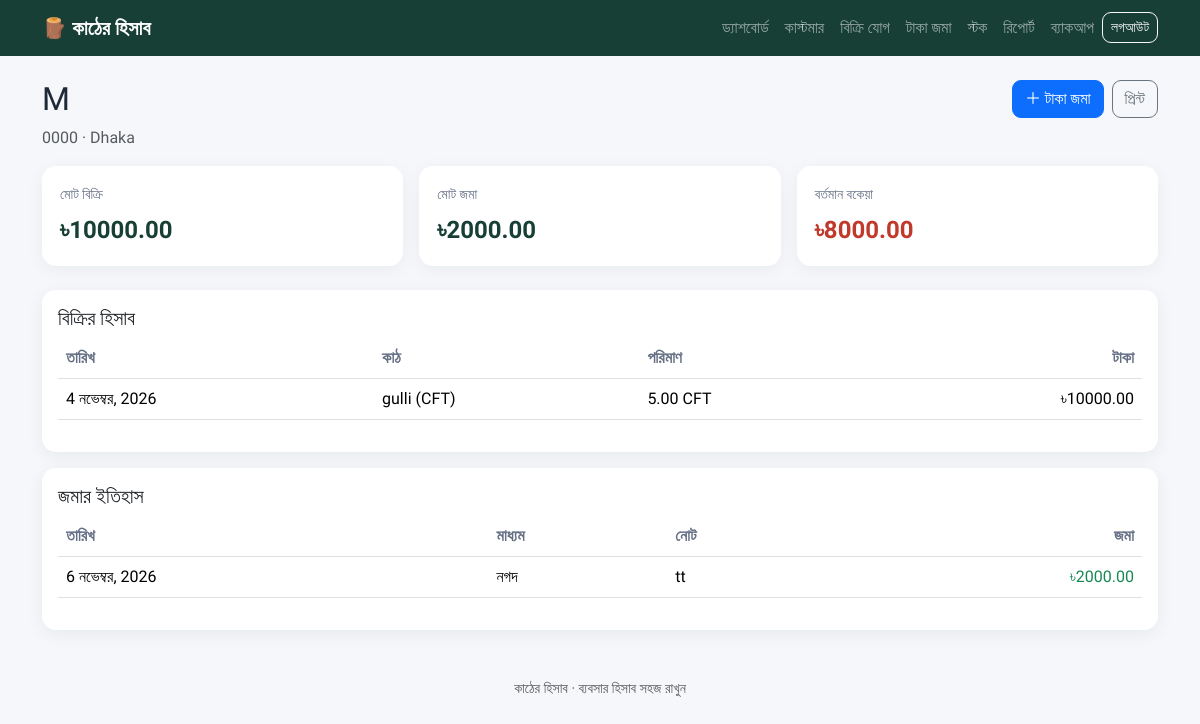
Screenshot of /customers/1/ (signed in) with the database file from the repository.
### accounts/models.py (models this page shows, shortened)
class Customer(models.Model):
    name = models.CharField("নাম", max_length=150)
    phone = models.CharField("মোবাইল", max_length=30, blank=True)
    address = models.TextField("ঠিকানা", blank=True)
    notes = models.TextField("নোট", blank=True)
    created_at = models.DateTimeField(auto_now_add=True)
    class Meta:
        ordering = ["name"]
        verbose_name = "কাস্টমার"
        verbose_name_plural = "কাস্টমার"
    @property
    def total_sales(self):
        return self.sales.aggregate(v=Sum("total_amount"))["v"] or Decimal("0.00")
    @property
    def total_paid(self):
        return self.payments.aggregate(v=Sum("amount"))["v"] or Decimal("0.00")
    @property
    def due(self):
        return self.total_sales - self.total_paid

class Sale(models.Model):
    customer = models.ForeignKey(Customer, on_delete=models.PROTECT, related_name="sales", verbose_name="কাস্টমার")
    wood_type = models.ForeignKey(WoodType, on_delete=models.PROTECT, null=True, blank=True, related_name="sales", verbose_name="কাঠের ধরন")
    quantity = models.DecimalField("পরিমাণ", max_digits=12, decimal_places=2, default=0, validators=[MinValueValidator(0)])
    unit = models.CharField("একক", max_length=20, blank=True)
    total_amount = models.DecimalField("মোট টাকা", max_digits=12, decimal_places=2, validators=[MinValueValidator(Decimal("0.01"))])
    details = models.TextField("বিবরণ", blank=True)
    date = models.DateField("তারিখ", default=timezone.localdate)
    created_at = models.DateTimeField(auto_now_add=True)
    class Meta:
        ordering = ["-date", "-id"]
        verbose_name = "বিক্রি"
        verbose_name_plural = "বিক্রি"

class WoodType(models.Model):
    name = models.CharField("কাঠের নাম/ধরন", max_length=120, unique=True)
    unit = models.CharField("একক (CFT/পিস/টন)", max_length=20, default="CFT")
    quantity = models.DecimalField("বর্তমান মজুত", max_digits=12, decimal_places=2, default=0, validators=[MinValueValidator(0)])
    purchase_rate = models.DecimalField("গড় ক্রয়দর", max_digits=12, decimal_places=2, default=0, validators=[MinValueValidator(0)])
    updated_at = models.DateTimeField(auto_now=True)
    class Meta:
        ordering = ["name"]
        verbose_name = "কাঠের স্টক"
        verbose_name_plural = "কাঠের স্টক"
    def __str__(self):
        return f"{self.name} ({self.unit})"

class Payment(models.Model):
    customer = models.ForeignKey(Customer, on_delete=models.PROTECT, related_name="payments", verbose_name="কাস্টমার")
    amount = models.DecimalField("জমার পরিমাণ", max_digits=12, decimal_places=2, validators=[MinValueValidator(Decimal("0.01"))])
    date = models.DateField("জমার তারিখ", default=timezone.localdate)
    method = models.CharField("মাধ্যম", max_length=30, default="নগদ")
    note = models.CharField("নোট/রেফারেন্স", max_length=200, blank=True)
    created_at = models.DateTimeField(auto_now_add=True)
    class Meta:
        ordering = ["-date", "-id"]
        verbose_name = "টাকা জমা"
        verbose_name_plural = "টাকা জমা"

### accounts/views.py (the view)
# urls.py: path("customers/<int:pk>/", views.customer_detail, name="customer_detail"),
@login_required
def customer_detail(request, pk):
    customer = get_object_or_404(Customer, pk=pk)
    return render(request, "accounts/customer_detail.html", {
        "customer": customer, "sales": customer.sales.all(), "payments": customer.payments.all()
    })

### templates/accounts/customer_detail.html
{% extends "base.html" %}{% block content %}
<div class="d-flex justify-content-between align-items-start flex-wrap mb-3"><div><h2>{{ customer.name }}</h2><div class="text-muted">{{ customer.phone }} · {{ customer.address }}</div></div><div class="d-flex gap-2"><a class="btn btn-primary" href="/payments/add/">＋ টাকা জমা</a><button class="btn btn-outline-secondary" onclick="window.print()">প্রিন্ট</button></div></div>
<div class="row g-3 mb-4"><div class="col-md-4"><div class="stat"><span>মোট বিক্রি</span><strong>৳{{ customer.total_sales|floatformat:2 }}</strong></div></div><div class="col-md-4"><div class="stat"><span>মোট জমা</span><strong>৳{{ customer.total_paid|floatformat:2 }}</strong></div></div><div class="col-md-4"><div class="stat due"><span>বর্তমান বকেয়া</span><strong>৳{{ customer.due|floatformat:2 }}</strong></div></div></div>
<div class="card p-3 mb-3"><h5>বিক্রির হিসাব</h5><table class="table"><thead><tr><th>তারিখ</th><th>কাঠ</th><th>পরিমাণ</th><th class="text-end">টাকা</th></tr></thead><tbody>{% for s in sales %}<tr><td>{{ s.date }}</td><td>{{ s.wood_type|default:"—" }}</td><td>{{ s.quantity }} {{ s.unit }}</td><td class="text-end">৳{{ s.total_amount }}</td></tr>{% empty %}<tr><td colspan="4">বিক্রির রেকর্ড নেই।</td></tr>{% endfor %}</tbody></table></div>
<div class="card p-3"><h5>জমার ইতিহাস</h5><table class="table"><thead><tr><th>তারিখ</th><th>মাধ্যম</th><th>নোট</th><th class="text-end">জমা</th></tr></thead><tbody>{% for p in payments %}<tr><td>{{ p.date }}</td><td>{{ p.method }}</td><td>{{ p.note }}</td><td class="text-end text-success">৳{{ p.amount }}</td></tr>{% empty %}<tr><td colspan="4">জমার রেকর্ড নেই।</td></tr>{% endfor %}</tbody></table></div>
{% endblock %}

### templates/base.html (shortened to what this page needs)
<!doctype html>
<html lang="bn">
<head>
<link href="https://cdn.jsdelivr.net/npm/bootstrap@5.3.3/dist/css/bootstrap.min.css" rel="stylesheet">
<link href="/static/style.css" rel="stylesheet">
</head>
<body>
<nav class="navbar navbar-expand-lg navbar-dark topbar">
<div class="container"><a class="navbar-brand fw-bold" href="/">🪵 কাঠের হিসাব</a>
<div class="collapse navbar-collapse" id="nav">
<div class="navbar-nav ms-auto">
<a class="nav-link" href="/">ড্যাশবোর্ড</a><a class="nav-link" href="/customers/">কাস্টমার</a>
<a class="nav-link" href="/sales/add/">বিক্রি যোগ</a><a class="nav-link" href="/payments/add/">টাকা জমা</a>
<a class="nav-link" href="/stock/">স্টক</a><a class="nav-link" href="/reports/">রিপোর্ট</a>
{% if user.is_superuser %}<a class="nav-link" href="/backup/">ব্যাকআপ</a>{% endif %}
{% if user.is_authenticated %}<form method="post" action="/accounts/logout/" class="d-inline">{% csrf_token %}<button class="btn btn-sm btn-outline-light mt-1">লগআউট</button></form>{% endif %}
</div></div></div></nav>
<main class="container py-4">
{% block content %}{% endblock %}
</main>
<footer class="text-center text-muted py-4 small">কাঠের হিসাব · ব্যবসার হিসাব সহজ রাখুন</footer>
</body></html>

### static/style.css (style rules this page uses)
body { font-family:'Hind Siliguri',sans-serif;background:#f5f7fa;color:#1f2937 }
.topbar { background:#173f35 }
.navbar-brand { letter-spacing:.2px }
.card { border:0;border-radius:14px;box-shadow:0 4px 18px rgba(20,40,30,.06) }
.stat { background:#fff;border-radius:14px;padding:18px;height:100%;box-shadow:0 4px 18px rgba(20,40,30,.05);display:flex;flex-direction:column;gap:7px }
.stat span { color:#667085;font-size:14px }
.stat strong { font-size:24px;color:#173f35 }
.stat.due strong { color:#c0392b }
.table th { color:#667085;font-weight:600;white-space:nowrap }
.table td { vertical-align:middle }
.btn { border-radius:9px }

### rows the page displays
Customer: name "M", phone "0000", address "Dhaka", total_sales "10000.00", total_paid "2000.00", due "8000.00"
Sale: date "4 নভেম্বর, 2026", wood_type "gulli (CFT)", quantity "5.00", unit "CFT", total_amount "10000.00"
Payment: date "6 নভেম্বর, 2026", method "নগদ", note "tt", amount "2000.00"
